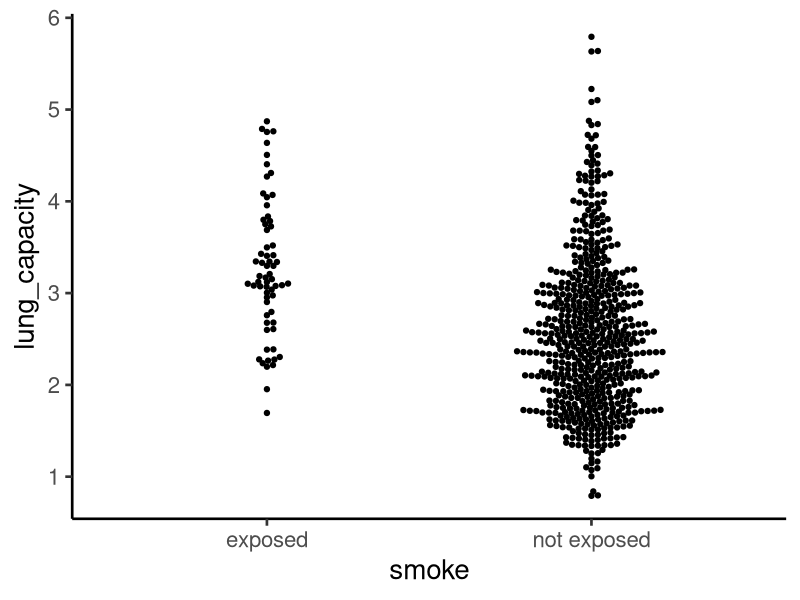
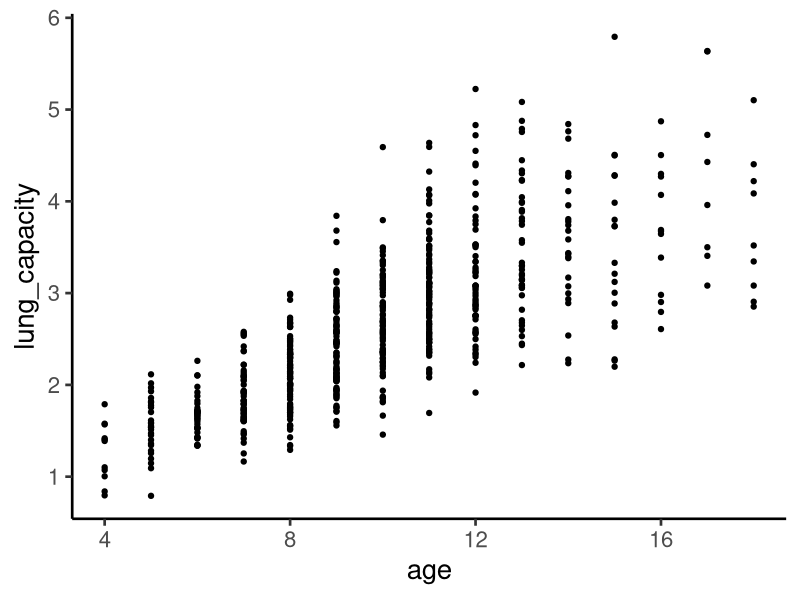
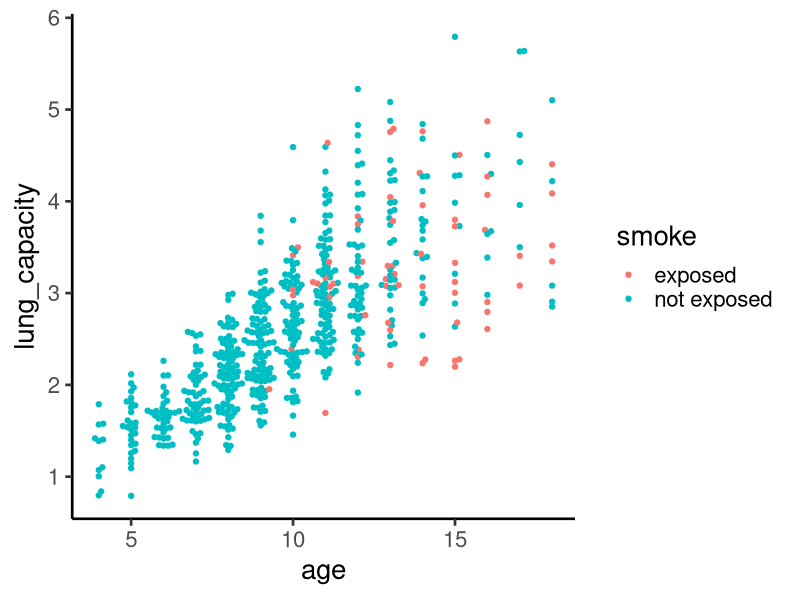
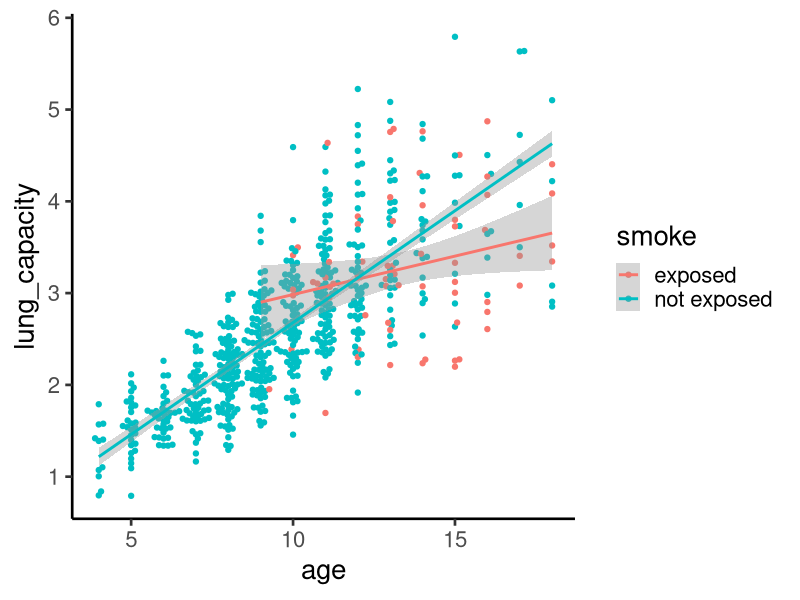
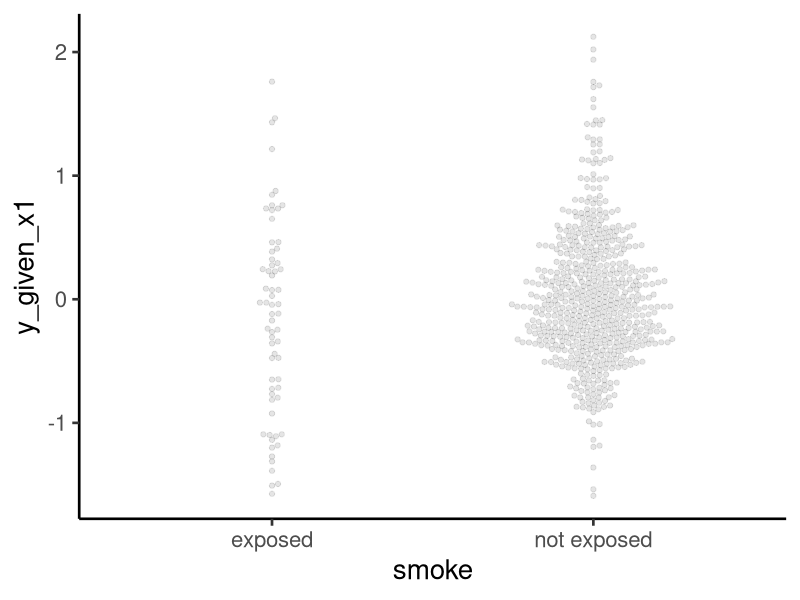
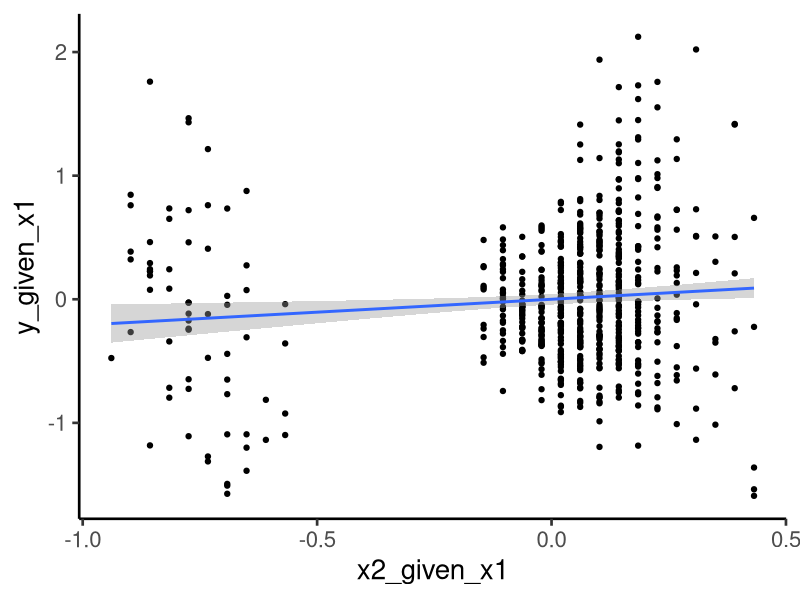

The R source for these figures, in order:
## ---- chunk 1
library(tidyverse)

theme_set(theme_classic(base_size = 20)) 
## ---- chunk 2
smoking=read_csv("smoking_data.csv")

library(skimr)
smoking %>% skim()

library(ggbeeswarm)
smoking %>%
  ggplot(aes(x=smoke,y=lung_capacity))+
  geom_beeswarm()
## ---- chunk 3
smoking %>%
  ggplot(aes(x=age,y=lung_capacity))+
  geom_point()

smoking %>%
  ggplot(aes(x=age,y=lung_capacity,col=smoke))+
  geom_beeswarm()

smoking %>%
  ggplot(aes(x=age,y=lung_capacity,col=smoke))+
  geom_beeswarm()+
  stat_smooth(method="lm")
## ---- chunk 4
model1=lm(formula = lung_capacity ~ smoke, data = smoking)

model2=lm(formula = lung_capacity ~ age + smoke, data = smoking)

library(broom)
tidy(model1)
tidy(model2)
## ---- chunk 5
#1 plot smoking variable vs. residuals of a model excluding smoking
## note that this doesn't always work well for visualization, but at least the x-axis is interpretable
y_given_x1=resid(lm(lung_capacity ~ age, data = smoking))
tibble(smoke=smoking$smoke,y_given_x1=y_given_x1) %>%
  ggplot(aes(x=smoke,y=y_given_x1))+
  geom_beeswarm(alpha=0.1)

#2 partial residuals, this usually works, but the x-axis can sometimes be less interpretable. 
smoking$smoke_integer=as.numeric(as.factor(smoking$smoke))
head(smoking$smoke_integer)
x2_given_x1=resid(lm(smoke_integer ~ age, data = smoking))
y_given_x1=resid(lm(lung_capacity ~ age, data = smoking))

tibble(x2_given_x1,y_given_x1) %>%
  ggplot(aes(x=x2_given_x1,y=y_given_x1))+
  geom_point()+
  stat_smooth(method="lm")

